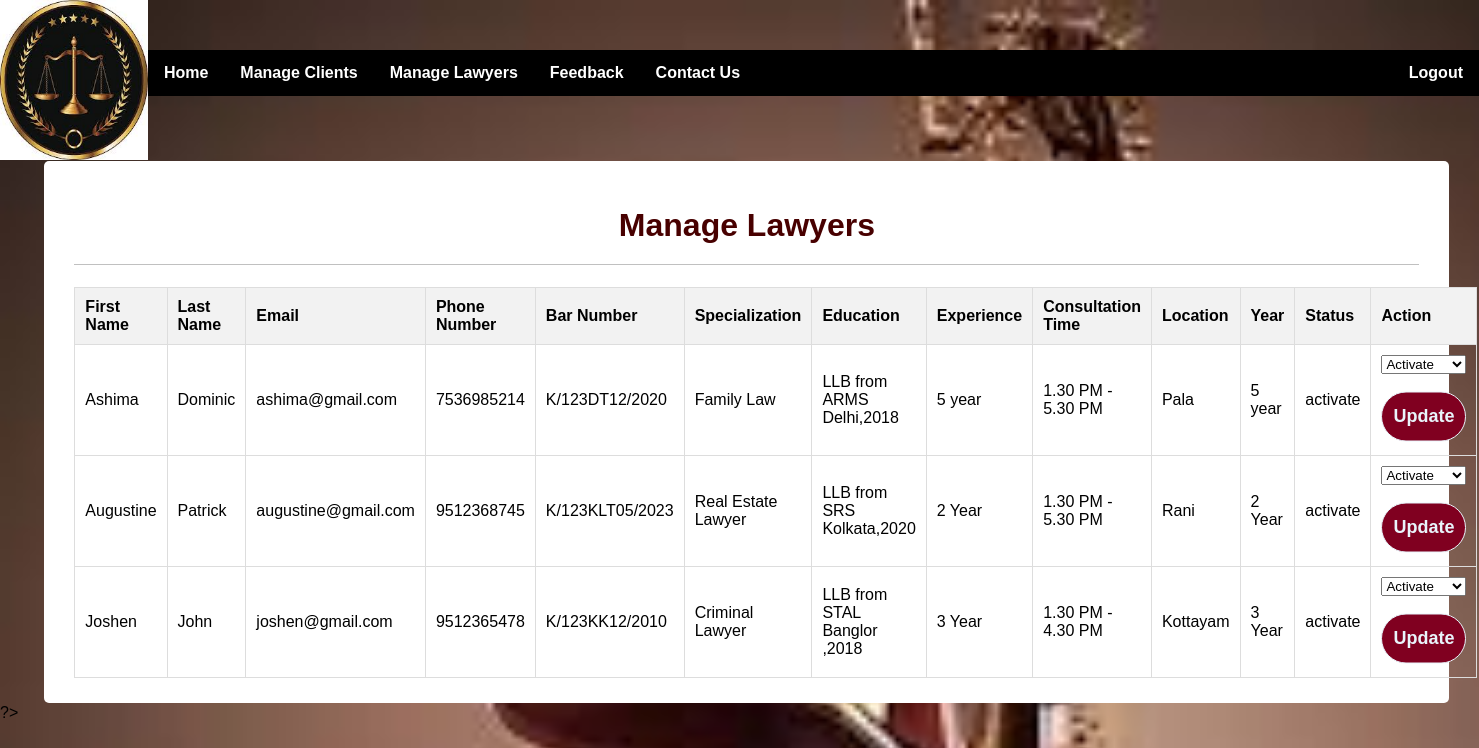
The app's page /amlawer.php (signed in) with its own data.
### tables this page shows
CREATE TABLE `lawers` (
  `id` int(11) NOT NULL,
  `first_name` varchar(255) NOT NULL,
  `last_name` varchar(255) NOT NULL,
  `email` varchar(255) NOT NULL,
  `phone_number` varchar(20) NOT NULL,
  `bar_number` varchar(50) NOT NULL,
  `password` varchar(50) NOT NULL,
  `specialization` varchar(255) DEFAULT NULL,
  `education` varchar(255) DEFAULT NULL,
  `experience` varchar(255) DEFAULT NULL,
  `Practicing_at` varchar(33) DEFAULT NULL,
  `consultation_time` varchar(255) DEFAULT NULL,
  `location` varchar(255) DEFAULT NULL,
  `bio` text DEFAULT NULL,
  `profile_picture` varchar(255) DEFAULT NULL,
  `status` varchar(50) NOT NULL DEFAULT 'Deactivate'
);

### amlawer.php (the view, shortened to what this page needs)
<?php
include 'db.php';
$sql = "SELECT * FROM `lawers`";
$result = $con->query($sql);
?>
<html lang="en">
<head>
    <link rel="stylesheet" href="main.css">
    <link rel="stylesheet" href="style.css">
</head>
<body>
<header>
    <img src="logo.jpg" width="10%" height="20%">
    <ul class="nav">
        <li><a href="ahome.php">Home</a></li>
        <li><a href="amclint.php">Manage Clients</a></li>
        <li><a href="amlawer.php">Manage Lawyers</a></li>
        <li><a href="avfeedback.php">Feedback</a></li>
        <li><a href="avcontact.php">Contact Us</a></li>
        <li style="float:right"><a href="logout.php">Logout</a></li>
    </ul>
</header>
<div class="c">
    <h1>Manage Lawyers</h1>
    <?php
    if ($result->num_rows > 0) {
        echo '<table>';
        echo '<tr><th>First Name</th><th>Last Name</th><th>Email</th><th>Phone Number</th><th>Bar Number</th><th>Specialization</th><th>Education</th><th>Experience</th><th>Consultation Time</th><th>Location</th><th>Year</th><th>Status</th><th>Action</th></tr>';
        while ($row = $result->fetch_assoc()) {
            echo '<tr>';
            echo '<td>' . $row['first_name'] . '</td>';
            echo '<td>' . $row['last_name'] . '</td>';
            echo '<td>' . $row['email'] . '</td>';
            echo '<td>' . $row['phone_number'] . '</td>';
            echo '<td>' . $row['bar_number'] . '</td>';
            echo '<td>' . $row['specialization'] . '</td>';
            echo '<td>' . $row['education'] . '</td>';
            echo '<td>' . $row['experience'] . '</td>';
            echo '<td>' . $row['consultation_time'] . '</td>';
            echo '<td>' . $row['location'] . '</td>';
            echo '<td>' . $row['experience'] . '</td>';
            echo '<td>' . $row['status'] . '</td>';
            echo '<td>';
            echo '<form action="#" method="POST">';
            echo '<select name="new_status">';
            echo '<option value="activate">Activate</option>';
            echo '</select>';
            echo '<input type="submit" value="Update" name="update_status">';
            echo '</form>';
            echo '</td>';
            echo '</tr>';
        }
        echo '</table>';
    } else {
        echo '<p>No lawyers found.</p>';
    }
    ?>
</div>
</body>
</html>
</body>
</html>

### main.css (style rules this page uses)
.nav { margin-top:50; }
ul { list-style-type: none; margin: 0; padding: 0; overflow: hidden; background-color:black; width:90%; float: right; }
li { float: left; position: sticky; position: -webkit-sticky; display: inline; }
li a { display:block; color: white; text-align: center; padding: 14px 16px; text-decoration: none; font-weight:900; }
* { box-sizing: border-box }
body { font-family: Verdana, sans-serif; margin:0; background: url("8.jpg"); background-repeat: no-repeat; background-size: cover; }
img { vertical-align: middle; }

### style.css (style rules this page uses)
body { margin: 0; background: url("8.jpg"); overflow: hidden; background-size: cover; font-family: Arial, sans-serif; }
h1 { text-align: center; padding: 0 0 20px; border-bottom: 1px solid silver; color: #480000; }
input { padding: 10px; width: 100%; box-sizing: border-box; border: 1px solid #ccc; border-radius: 5px; margin-top: 5px; font-size: 16px; }
input[type="submit"] { width: 100%; height: 50px; transform: translateY(25%); border: 1px solid; background: #800020; border-radius: 25px; font-size: 18px; color: #e9f4fb; font-weight: 700; cursor: pointer; outline: none; }

### amlawer.php (style rules this page uses)
.nav { margin-top: 50px; }
body { overflow: scroll }
.c { border-radius: 5px; margin: 1px; background: #fff; height: auto; width: 95%; margin-left: 3%; padding: 25px 30px; }
table { width: 100%; border-collapse: collapse; margin-top: 20px; }
th, td { border: 1px solid #ddd; padding: 10px; text-align: left; }
th { background-color: #f2f2f2; }

### records on screen
lawers: first_name "Ashima", last_name "Dominic", email "ashima@gmail.com", phone_number "7536985214", bar_number "K/123DT12/2020", specialization "Family Law", education "LLB from ARMS Delhi,2018", experience "5 year", consultation_time "1.30 PM - 5.30 PM", location "Pala", status "activate"
lawers: first_name "Augustine", last_name "Patrick", email "augustine@gmail.com", phone_number "9512368745", bar_number "K/123KLT05/2023", specialization "Real Estate Lawyer", education "LLB from SRS Kolkata,2020", experience "2 Year", consultation_time "1.30 PM - 5.30 PM", location "Rani", status "activate"
lawers: first_name "Joshen", last_name "John", email "joshen@gmail.com", phone_number "9512365478", bar_number "K/123KK12/2010", specialization "Criminal Lawyer", education "LLB from STAL Banglor ,2018", experience "3 Year", consultation_time "1.30 PM - 4.30 PM", location "Kottayam", status "activate"
